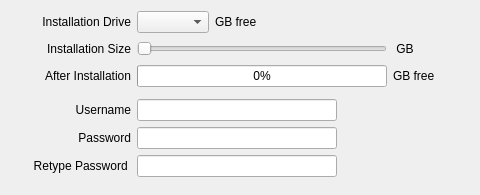
<?xml version="1.0" encoding="UTF-8"?>
<ui version="4.0">
 <class>configuration</class>
 <widget class="QWidget" name="configuration">
  <property name="geometry">
   <rect>
    <x>0</x>
    <y>0</y>
    <width>480</width>
    <height>195</height>
   </rect>
  </property>
  <property name="windowTitle">
   <string/>
  </property>
  <layout class="QGridLayout" name="gridLayout">
   <item row="0" column="0">
    <layout class="QFormLayout" name="formLayout">
     <property name="fieldGrowthPolicy">
      <enum>QFormLayout::ExpandingFieldsGrow</enum>
     </property>
     <item row="1" column="0">
      <widget class="QLabel" name="lblDrive">
       <property name="sizePolicy">
        <sizepolicy hsizetype="MinimumExpanding" vsizetype="Preferred">
         <horstretch>0</horstretch>
         <verstretch>0</verstretch>
        </sizepolicy>
       </property>
       <property name="minimumSize">
        <size>
         <width>120</width>
         <height>0</height>
        </size>
       </property>
       <property name="text">
        <string>Installation Drive</string>
       </property>
       <property name="alignment">
        <set>Qt::AlignRight|Qt::AlignTrailing|Qt::AlignVCenter</set>
       </property>
      </widget>
     </item>
     <item row="1" column="1">
      <layout class="QHBoxLayout" name="horizontalLayout">
       <item>
        <widget class="QComboBox" name="comboDrive">
         <property name="toolTip">
          <string>Choose the local drive you want to install Pardus on.</string>
         </property>
        </widget>
       </item>
       <item>
        <widget class="QLabel" name="lblDriveFreeSpace">
         <property name="text">
          <string>GB free</string>
         </property>
        </widget>
       </item>
      </layout>
     </item>
     <item row="3" column="0">
      <widget class="QLabel" name="lblInstallation">
       <property name="sizePolicy">
        <sizepolicy hsizetype="MinimumExpanding" vsizetype="Preferred">
         <horstretch>0</horstretch>
         <verstretch>0</verstretch>
        </sizepolicy>
       </property>
       <property name="minimumSize">
        <size>
         <width>120</width>
         <height>0</height>
        </size>
       </property>
       <property name="text">
        <string>Installation Size</string>
       </property>
       <property name="alignment">
        <set>Qt::AlignRight|Qt::AlignTrailing|Qt::AlignVCenter</set>
       </property>
      </widget>
     </item>
     <item row="3" column="1">
      <layout class="QHBoxLayout" name="horizontalLayout_2">
       <item>
        <widget class="QSlider" name="sizeSlider">
         <property name="minimumSize">
          <size>
           <width>250</width>
           <height>0</height>
          </size>
         </property>
         <property name="singleStep">
          <number>1</number>
         </property>
         <property name="orientation">
          <enum>Qt::Horizontal</enum>
         </property>
        </widget>
       </item>
       <item>
        <widget class="QLabel" name="lblSize">
         <property name="text">
          <string> GB</string>
         </property>
        </widget>
       </item>
       <item>
        <spacer name="horizontalSpacer_2">
         <property name="orientation">
          <enum>Qt::Horizontal</enum>
         </property>
         <property name="sizeHint" stdset="0">
          <size>
           <width>40</width>
           <height>20</height>
          </size>
         </property>
        </spacer>
       </item>
      </layout>
     </item>
     <item row="4" column="0">
      <widget class="QLabel" name="lblFree">
       <property name="sizePolicy">
        <sizepolicy hsizetype="MinimumExpanding" vsizetype="Preferred">
         <horstretch>0</horstretch>
         <verstretch>0</verstretch>
        </sizepolicy>
       </property>
       <property name="minimumSize">
        <size>
         <width>120</width>
         <height>0</height>
        </size>
       </property>
       <property name="text">
        <string>After Installation</string>
       </property>
       <property name="alignment">
        <set>Qt::AlignRight|Qt::AlignTrailing|Qt::AlignVCenter</set>
       </property>
      </widget>
     </item>
     <item row="4" column="1">
      <layout class="QHBoxLayout" name="horizontalLayout_3">
       <item>
        <widget class="QProgressBar" name="pbFreeSpace">
         <property name="minimumSize">
          <size>
           <width>250</width>
           <height>0</height>
          </size>
         </property>
         <property name="maximumSize">
          <size>
           <width>16777215</width>
           <height>16777215</height>
          </size>
         </property>
         <property name="value">
          <number>0</number>
         </property>
        </widget>
       </item>
       <item>
        <widget class="QLabel" name="lblFreeLeft">
         <property name="text">
          <string>GB free</string>
         </property>
        </widget>
       </item>
       <item>
        <spacer name="horizontalSpacer">
         <property name="orientation">
          <enum>Qt::Horizontal</enum>
         </property>
         <property name="sizeHint" stdset="0">
          <size>
           <width>40</width>
           <height>20</height>
          </size>
         </property>
        </spacer>
       </item>
      </layout>
     </item>
     <item row="5" column="1">
      <widget class="Line" name="line">
       <property name="orientation">
        <enum>Qt::Vertical</enum>
       </property>
      </widget>
     </item>
     <item row="6" column="0">
      <widget class="QLabel" name="lblUsername">
       <property name="sizePolicy">
        <sizepolicy hsizetype="MinimumExpanding" vsizetype="Preferred">
         <horstretch>0</horstretch>
         <verstretch>0</verstretch>
        </sizepolicy>
       </property>
       <property name="minimumSize">
        <size>
         <width>120</width>
         <height>0</height>
        </size>
       </property>
       <property name="text">
        <string>Username</string>
       </property>
       <property name="alignment">
        <set>Qt::AlignRight|Qt::AlignTrailing|Qt::AlignVCenter</set>
       </property>
      </widget>
     </item>
     <item row="6" column="1">
      <widget class="QLineEdit" name="txtUsername">
       <property name="maximumSize">
        <size>
         <width>200</width>
         <height>16777215</height>
        </size>
       </property>
       <property name="toolTip">
        <string>This will be your Pardus logon username.</string>
       </property>
      </widget>
     </item>
     <item row="7" column="0">
      <widget class="QLabel" name="lblPassword">
       <property name="sizePolicy">
        <sizepolicy hsizetype="MinimumExpanding" vsizetype="Preferred">
         <horstretch>0</horstretch>
         <verstretch>0</verstretch>
        </sizepolicy>
       </property>
       <property name="minimumSize">
        <size>
         <width>120</width>
         <height>0</height>
        </size>
       </property>
       <property name="text">
        <string>Password</string>
       </property>
       <property name="alignment">
        <set>Qt::AlignRight|Qt::AlignTrailing|Qt::AlignVCenter</set>
       </property>
      </widget>
     </item>
     <item row="7" column="1">
      <widget class="QLineEdit" name="txtPassword">
       <property name="maximumSize">
        <size>
         <width>200</width>
         <height>16777215</height>
        </size>
       </property>
       <property name="toolTip">
        <string>Your Pardus login password. Please do not forget to note this down.</string>
       </property>
       <property name="echoMode">
        <enum>QLineEdit::Password</enum>
       </property>
      </widget>
     </item>
     <item row="8" column="0">
      <widget class="QLabel" name="LblRetypePassword">
       <property name="sizePolicy">
        <sizepolicy hsizetype="MinimumExpanding" vsizetype="Preferred">
         <horstretch>0</horstretch>
         <verstretch>0</verstretch>
        </sizepolicy>
       </property>
       <property name="minimumSize">
        <size>
         <width>120</width>
         <height>0</height>
        </size>
       </property>
       <property name="text">
        <string>Retype Password </string>
       </property>
       <property name="alignment">
        <set>Qt::AlignRight|Qt::AlignTrailing|Qt::AlignVCenter</set>
       </property>
      </widget>
     </item>
     <item row="8" column="1">
      <widget class="QLineEdit" name="txtRetypePassword">
       <property name="maximumSize">
        <size>
         <width>200</width>
         <height>16777215</height>
        </size>
       </property>
       <property name="toolTip">
        <string>Retype your password.</string>
       </property>
       <property name="echoMode">
        <enum>QLineEdit::Password</enum>
       </property>
      </widget>
     </item>
    </layout>
   </item>
  </layout>
 </widget>
 <resources/>
 <connections/>
</ui>
